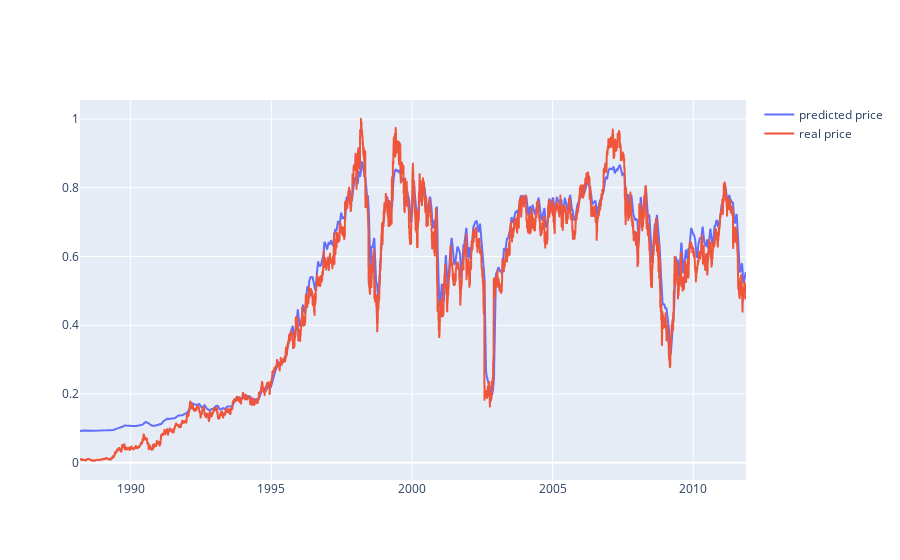

Write notebook code for a chart like this one.
### Code cell
fig  = go.Figure()
fig.add_trace(go.Scatter(x=df['Date'], y=df['predClose'],
                    name='predicted price'))
fig.add_trace(go.Scattergl(x=df['Date'], y=df['Close'],
                    name='real price'))
#fig.add_trace(go.Scatter(x=df['Date'], y=df['Close_t-1'],
                    #name='real price yesterday'))
    # mode='markers', marker={'size':3}

### Figure 1 — Plotly figure (JSON) as saved in the notebook; plotly's stock layout.template omitted (floating-point values rounded to 4 significant figures; data arrays with more than 128 entries replaced by an {"elided": "..."} marker saying what was removed)
{"data": [{"name": "predicted price", "type": "scatter", "x": {"elided": "5966 str values"}, "y": {"elided": "5966 float values"}}, {"name": "real price", "type": "scattergl", "x": {"elided": "5966 str values"}, "y": {"elided": "5966 float values"}}], "layout": {}}
